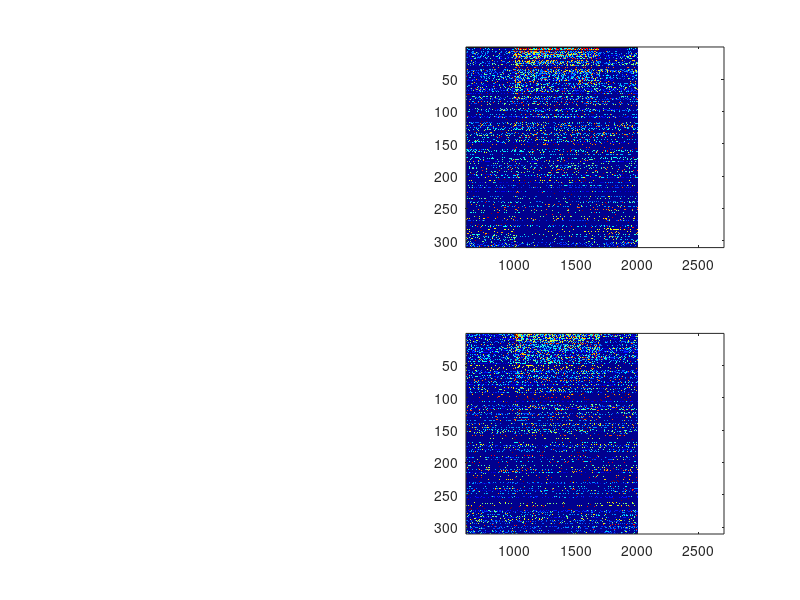

MATLAB code for this plot: (Note: this script raises an error after producing the figure.)
subplotnumbers = [ 1 3 2 4];
colorcode = {'b-'; 'k-' ; 'k:'; 'b:'};
colormap hot
D = [161   205   264   334   422   545   694];
cd 'D:\Dropbox\OptoDurationPaper\A_NATCOMSUBMISSION\related to figure3'
load STIM1
load STIM2
stimulus = zeros(1,2334);
thisstim = randn(1,334);
stimperiod = (1001:1000+numel(thisstim))-20;
stimulus1 = stimulus;
stimulus1 (stimperiod)=(thisstim);
thisstim = randn(1,D(7));
stimshift = 20;
stimulus2 = stimulus;
stimperiod = (1001:1000+numel(thisstim))-20;
stimulus2 (stimperiod)=(thisstim);

% plot(abs(smooth(stimulus1,10)),'k')
for istim=[2 1]
    
    i = 7;
    counter = 0;
    a = [];
    c = [];
    for j=1:size(STIM1,2)
        
        %          for i=1:7
        %                       if istim==1
        %                           i =4;
        %                      end
        if ~isempty(STIM1{i,j})&&~isempty(STIM2{i,j})
            
            counter = counter+1;
            b = STIM1{i,j};
            a(counter,:) = mean(b.PSTH{istim});
            b = STIM2{i,j};
            c(counter,:) = mean(b.PSTH{istim});
            
        end
    end
    
    
    Clim = [0 4.5];
    beforestimperiod = [1:950 ];
    % beforestimperiod
    sortingperiod = 1000:1334;
    %     sortingperiod = 1000:1900;
    
    % subplot 211
    M1 = movmean(a',80)*1000;
    M2 = movmean(c',80)*1000;
      M1 = movmean(a',2)*1000;
    M2 = movmean(c',2)*1000;
    if istim ==2
        
        Mean = mean([M1(beforestimperiod,:); M2(beforestimperiod,:)],1);
        STD = std([M1(beforestimperiod,:); M2(beforestimperiod,:)],[],1);
    end
    Mz_exited = (M2-(repmat(Mean,size(M2,1),1)))./(repmat(STD,size(M2,1),1));
    Mz_Control =  (M1-(repmat(Mean,size(M1,1),1)))./(repmat(STD,size(M1,1),1));
    %             Mz_exited =M2;
    %            Mz_Control=M1;
    Period1 = 1:2334;
    Period2 = 1:2000;
    
    %[sortevalue ,sorted_Ind]= sort(mean(Mz_Control(sortingperiod,:)));
    
    figure(1)
    
    
    subplot (2,2,subplotnumbers(istim*2-1))
    colormap jet
    
    if istim ==2
        [~, sorted_Ind]= sort(mean(Mz_exited(sortingperiod,:)));
        %  [~, sorted_Ind]= sort(mean(Mz_exited(sortingperiod,:)+Mz_Control(sortingperiod,:)));
        
    end
    %     [~, sorted_Ind]= sort(mean(Mz_exited(sortingperiod,:)));
    if istim ==2
        
        Period = Period2;
    elseif istim ==1
        
        Period  = Period1;
    end
    XX{istim}=Mz_exited(Period,sorted_Ind(numel(sorted_Ind):-1:1))';
    XX2{istim} = Mz_Control(Period,sorted_Ind(numel(sorted_Ind):-1:1))';
    imagesc(Mz_exited(Period,sorted_Ind(numel(sorted_Ind):-1:1))',Clim)
    xlim([600 2705])
    subplot (2,2,subplotnumbers(istim*2))
    colormap jet
    
    [sortevalue ,sorted_Ind]= sort(mean(Mz_Control(sortingperiod,:)));
    imagesc(Mz_Control(Period,sorted_Ind(numel(sorted_Ind):-1:1))',Clim)
    
    xlim([600 2705])
    figure(2)
    plot(nanmean(Mz_Control(Period,sorted_Ind(numel(sorted_Ind):-1:1))'),colorcode{(istim*2-1)})
    hold on
    plot(nanmean(Mz_exited(Period,sorted_Ind(numel(sorted_Ind):-1:1))'),colorcode{(istim*2)})
    figure(1)
    subplot (2,2,(istim*2-1))
    hold on
    ylim([-40 300])
    set (gca,'Ydir','reverse')
    plot(-stimshift-abs(smooth(stimulus1,10))*15,'k','Linewidth',2)
    xlim([600 2705])
    ylim([-40 250])
    % axis off
    subplot (2,2,(istim*2))
    hold on
    ylim([-40 250])
    set (gca,'Ydir','reverse')
    
    plot(-stimshift-abs(smooth(stimulus2,10))*15,'k','Linewidth',2)
    % ylim([-10 5])
    xlim([600 2705])
    ylim([-40 250])
        
    
end

%%

figure
subplot (2,1,1)
Clim = [0 4];

imagesc([XX2{1} XX{2}],Clim)
colormap jet
xlim([600 4200])
ylim([-40 320])
subplot (2,1,2)
Clim = [0 6];
imagesc([XX{1} XX2{2}],Clim)
colormap jet
xlim([600 4200])
ylim([-40 320])